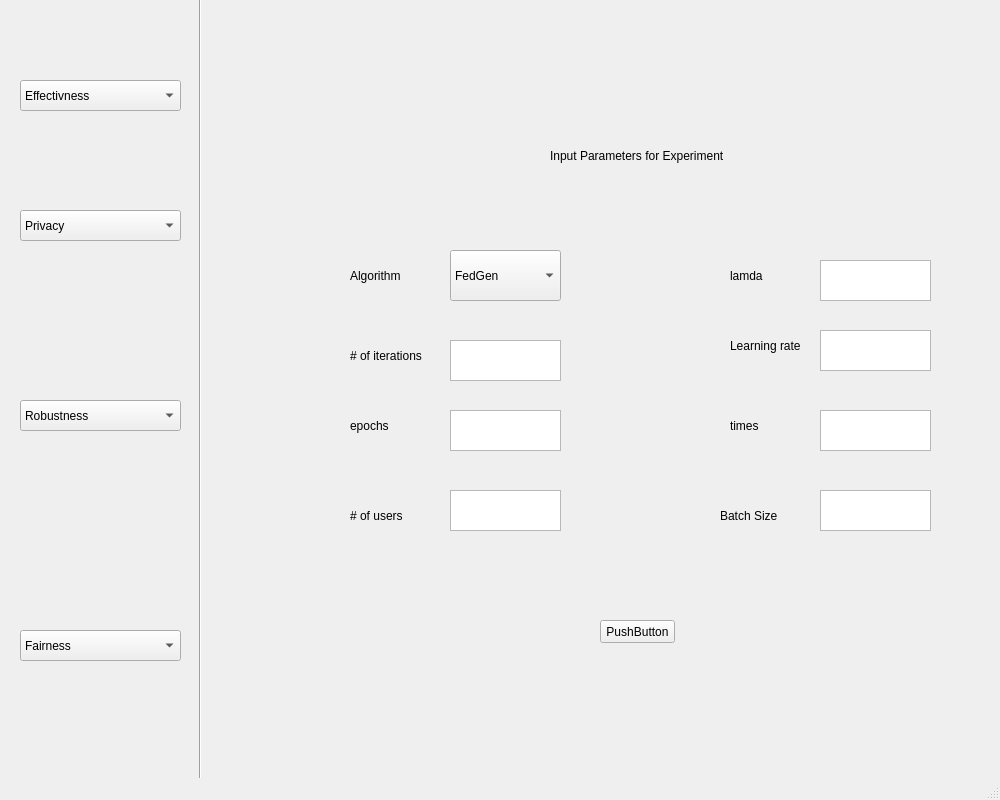
<?xml version="1.0" encoding="UTF-8"?>
<ui version="4.0">
 <class>MainWindow</class>
 <widget class="QMainWindow" name="MainWindow">
  <property name="geometry">
   <rect>
    <x>0</x>
    <y>0</y>
    <width>1000</width>
    <height>800</height>
   </rect>
  </property>
  <property name="minimumSize">
   <size>
    <width>1000</width>
    <height>800</height>
   </size>
  </property>
  <property name="maximumSize">
   <size>
    <width>1000</width>
    <height>800</height>
   </size>
  </property>
  <property name="windowTitle">
   <string>MainWindow</string>
  </property>
  <widget class="QWidget" name="centralwidget">
   <widget class="QWidget" name="widget_2" native="true">
    <property name="geometry">
     <rect>
      <x>0</x>
      <y>0</y>
      <width>191</width>
      <height>801</height>
     </rect>
    </property>
    <property name="styleSheet">
     <string notr="true">border-color: rgb(0, 0, 0);
border-width : 1.2px;</string>
    </property>
    <widget class="QComboBox" name="effectivenessBox">
     <property name="geometry">
      <rect>
       <x>20</x>
       <y>80</y>
       <width>161</width>
       <height>31</height>
      </rect>
     </property>
     <item>
      <property name="text">
       <string>Effectivness</string>
      </property>
     </item>
     <item>
      <property name="text">
       <string>Data-Free Knowledge</string>
      </property>
     </item>
    </widget>
    <widget class="QComboBox" name="privacyBox">
     <property name="geometry">
      <rect>
       <x>20</x>
       <y>210</y>
       <width>161</width>
       <height>31</height>
      </rect>
     </property>
     <item>
      <property name="text">
       <string>Privacy</string>
      </property>
     </item>
     <item>
      <property name="text">
       <string>Inverting Gradients</string>
      </property>
     </item>
    </widget>
    <widget class="QComboBox" name="robustnessBox">
     <property name="geometry">
      <rect>
       <x>20</x>
       <y>400</y>
       <width>161</width>
       <height>31</height>
      </rect>
     </property>
     <item>
      <property name="text">
       <string>Robustness</string>
      </property>
     </item>
     <item>
      <property name="text">
       <string>Backdoor Attacks</string>
      </property>
     </item>
     <item>
      <property name="text">
       <string>Data Poisoning Attacks</string>
      </property>
     </item>
     <item>
      <property name="text">
       <string>Model Poisoning Attacks</string>
      </property>
     </item>
     <item>
      <property name="text">
       <string>Byzantine Attacks</string>
      </property>
     </item>
     <item>
      <property name="text">
       <string>Free-rider Attacks</string>
      </property>
     </item>
     <item>
      <property name="text">
       <string>Inference Attacks</string>
      </property>
     </item>
     <item>
      <property name="text">
       <string>Byzantine Robustness</string>
      </property>
     </item>
     <item>
      <property name="text">
       <string>Sybil Robustness</string>
      </property>
     </item>
     <item>
      <property name="text">
       <string>Certified Robustness</string>
      </property>
     </item>
    </widget>
    <widget class="QComboBox" name="fairnessBox">
     <property name="geometry">
      <rect>
       <x>20</x>
       <y>630</y>
       <width>161</width>
       <height>31</height>
      </rect>
     </property>
     <item>
      <property name="text">
       <string>Fairness</string>
      </property>
     </item>
     <item>
      <property name="text">
       <string>Fair Averaging</string>
      </property>
     </item>
    </widget>
   </widget>
   <widget class="QStackedWidget" name="stackedWidget">
    <property name="geometry">
     <rect>
      <x>210</x>
      <y>0</y>
      <width>871</width>
      <height>791</height>
     </rect>
    </property>
    <property name="styleSheet">
     <string notr="true">b</string>
    </property>
    <property name="currentIndex">
     <number>2</number>
    </property>
    <widget class="QWidget" name="home_page">
     <widget class="QLabel" name="label_9">
      <property name="geometry">
       <rect>
        <x>60</x>
        <y>280</y>
        <width>711</width>
        <height>91</height>
       </rect>
      </property>
      <property name="font">
       <font>
        <pointsize>26</pointsize>
       </font>
      </property>
      <property name="text">
       <string>Welcome to Trustworthy Federated Learning!</string>
      </property>
     </widget>
     <widget class="QLabel" name="label_8">
      <property name="geometry">
       <rect>
        <x>60</x>
        <y>370</y>
        <width>681</width>
        <height>81</height>
       </rect>
      </property>
      <property name="font">
       <font>
        <pointsize>12</pointsize>
       </font>
      </property>
      <property name="text">
       <string>To get started, please choose one of the experiements from the dropdown lists to the left!</string>
      </property>
      <property name="textFormat">
       <enum>Qt::RichText</enum>
      </property>
      <property name="alignment">
       <set>Qt::AlignCenter</set>
      </property>
      <property name="wordWrap">
       <bool>true</bool>
      </property>
     </widget>
    </widget>
    <widget class="QWidget" name="effectivenessPage">
     <widget class="QLabel" name="title">
      <property name="geometry">
       <rect>
        <x>210</x>
        <y>70</y>
        <width>631</width>
        <height>101</height>
       </rect>
      </property>
      <property name="font">
       <font>
        <pointsize>24</pointsize>
       </font>
      </property>
      <property name="text">
       <string>Generate Dataset (MNIST OR EMNIST)</string>
      </property>
     </widget>
     <widget class="QComboBox" name="eff_dataset_combobox">
      <property name="geometry">
       <rect>
        <x>220</x>
        <y>320</y>
        <width>121</width>
        <height>41</height>
       </rect>
      </property>
      <property name="font">
       <font>
        <pointsize>12</pointsize>
       </font>
      </property>
      <item>
       <property name="text">
        <string>MNIST</string>
       </property>
      </item>
      <item>
       <property name="text">
        <string>EMNIST</string>
       </property>
      </item>
     </widget>
     <widget class="QLineEdit" name="ratio_line">
      <property name="geometry">
       <rect>
        <x>220</x>
        <y>460</y>
        <width>121</width>
        <height>41</height>
       </rect>
      </property>
      <property name="font">
       <font>
        <pointsize>12</pointsize>
       </font>
      </property>
      <property name="text">
       <string/>
      </property>
     </widget>
     <widget class="QLabel" name="dataset_label">
      <property name="geometry">
       <rect>
        <x>140</x>
        <y>320</y>
        <width>61</width>
        <height>41</height>
       </rect>
      </property>
      <property name="font">
       <font>
        <pointsize>12</pointsize>
       </font>
      </property>
      <property name="text">
       <string>Dataset</string>
      </property>
     </widget>
     <widget class="QLabel" name="SamplingRatio_label">
      <property name="geometry">
       <rect>
        <x>90</x>
        <y>460</y>
        <width>131</width>
        <height>41</height>
       </rect>
      </property>
      <property name="font">
       <font>
        <pointsize>12</pointsize>
       </font>
      </property>
      <property name="text">
       <string>Sampling Ratio</string>
      </property>
     </widget>
     <widget class="QLabel" name="alpha_label">
      <property name="geometry">
       <rect>
        <x>530</x>
        <y>320</y>
        <width>51</width>
        <height>31</height>
       </rect>
      </property>
      <property name="font">
       <font>
        <pointsize>12</pointsize>
       </font>
      </property>
      <property name="text">
       <string>Alpha</string>
      </property>
     </widget>
     <widget class="QLineEdit" name="alpha_line">
      <property name="geometry">
       <rect>
        <x>610</x>
        <y>320</y>
        <width>121</width>
        <height>41</height>
       </rect>
      </property>
      <property name="font">
       <font>
        <pointsize>12</pointsize>
       </font>
      </property>
      <property name="text">
       <string/>
      </property>
     </widget>
     <widget class="QLabel" name="clients_label">
      <property name="geometry">
       <rect>
        <x>510</x>
        <y>460</y>
        <width>91</width>
        <height>41</height>
       </rect>
      </property>
      <property name="font">
       <font>
        <pointsize>12</pointsize>
       </font>
      </property>
      <property name="text">
       <string># of Clients</string>
      </property>
     </widget>
     <widget class="QLineEdit" name="client_line">
      <property name="geometry">
       <rect>
        <x>610</x>
        <y>460</y>
        <width>121</width>
        <height>41</height>
       </rect>
      </property>
      <property name="font">
       <font>
        <pointsize>12</pointsize>
       </font>
      </property>
      <property name="text">
       <string/>
      </property>
     </widget>
     <widget class="QPushButton" name="pushButton">
      <property name="geometry">
       <rect>
        <x>340</x>
        <y>590</y>
        <width>261</width>
        <height>71</height>
       </rect>
      </property>
      <property name="font">
       <font>
        <pointsize>16</pointsize>
       </font>
      </property>
      <property name="text">
       <string>Generate Dataset</string>
      </property>
     </widget>
     <widget class="QLabel" name="updateLabel">
      <property name="geometry">
       <rect>
        <x>310</x>
        <y>230</y>
        <width>271</width>
        <height>41</height>
       </rect>
      </property>
      <property name="font">
       <font>
        <pointsize>12</pointsize>
       </font>
      </property>
      <property name="text">
       <string/>
      </property>
      <property name="alignment">
       <set>Qt::AlignCenter</set>
      </property>
     </widget>
     <widget class="QPushButton" name="back_btn">
      <property name="geometry">
       <rect>
        <x>20</x>
        <y>20</y>
        <width>81</width>
        <height>41</height>
       </rect>
      </property>
      <property name="text">
       <string>Back</string>
      </property>
     </widget>
     <widget class="QLabel" name="updateLabel_2">
      <property name="geometry">
       <rect>
        <x>280</x>
        <y>180</y>
        <width>321</width>
        <height>41</height>
       </rect>
      </property>
      <property name="font">
       <font>
        <pointsize>12</pointsize>
       </font>
      </property>
      <property name="text">
       <string/>
      </property>
      <property name="alignment">
       <set>Qt::AlignCenter</set>
      </property>
     </widget>
    </widget>
    <widget class="QWidget" name="effectivenessRunSetup">
     <widget class="QPushButton" name="pushButton_2">
      <property name="geometry">
       <rect>
        <x>390</x>
        <y>620</y>
        <width>75</width>
        <height>23</height>
       </rect>
      </property>
      <property name="text">
       <string>PushButton</string>
      </property>
     </widget>
     <widget class="QLabel" name="iterations_label">
      <property name="geometry">
       <rect>
        <x>140</x>
        <y>340</y>
        <width>101</width>
        <height>31</height>
       </rect>
      </property>
      <property name="text">
       <string># of iterations</string>
      </property>
     </widget>
     <widget class="QLabel" name="label_10">
      <property name="geometry">
       <rect>
        <x>140</x>
        <y>500</y>
        <width>81</width>
        <height>31</height>
       </rect>
      </property>
      <property name="text">
       <string># of users</string>
      </property>
     </widget>
     <widget class="QLabel" name="label_11">
      <property name="geometry">
       <rect>
        <x>140</x>
        <y>410</y>
        <width>81</width>
        <height>31</height>
       </rect>
      </property>
      <property name="text">
       <string>epochs</string>
      </property>
     </widget>
     <widget class="QLabel" name="label_12">
      <property name="geometry">
       <rect>
        <x>520</x>
        <y>260</y>
        <width>81</width>
        <height>31</height>
       </rect>
      </property>
      <property name="text">
       <string>lamda</string>
      </property>
     </widget>
     <widget class="QLabel" name="label_13">
      <property name="geometry">
       <rect>
        <x>520</x>
        <y>330</y>
        <width>81</width>
        <height>31</height>
       </rect>
      </property>
      <property name="text">
       <string>Learning rate</string>
      </property>
     </widget>
     <widget class="QLabel" name="fedAlgoLabel">
      <property name="geometry">
       <rect>
        <x>140</x>
        <y>260</y>
        <width>81</width>
        <height>31</height>
       </rect>
      </property>
      <property name="text">
       <string>Algorithm</string>
      </property>
     </widget>
     <widget class="QLabel" name="label_16">
      <property name="geometry">
       <rect>
        <x>340</x>
        <y>120</y>
        <width>241</width>
        <height>71</height>
       </rect>
      </property>
      <property name="text">
       <string>Input Parameters for Experiment</string>
      </property>
     </widget>
     <widget class="QLabel" name="label_17">
      <property name="geometry">
       <rect>
        <x>520</x>
        <y>410</y>
        <width>81</width>
        <height>31</height>
       </rect>
      </property>
      <property name="text">
       <string>times</string>
      </property>
     </widget>
     <widget class="QLabel" name="batchSizeLabel">
      <property name="geometry">
       <rect>
        <x>510</x>
        <y>500</y>
        <width>81</width>
        <height>31</height>
       </rect>
      </property>
      <property name="text">
       <string>Batch Size</string>
      </property>
     </widget>
     <widget class="QTextEdit" name="textEdit">
      <property name="geometry">
       <rect>
        <x>610</x>
        <y>490</y>
        <width>111</width>
        <height>41</height>
       </rect>
      </property>
     </widget>
     <widget class="QTextEdit" name="textEdit_2">
      <property name="geometry">
       <rect>
        <x>240</x>
        <y>340</y>
        <width>111</width>
        <height>41</height>
       </rect>
      </property>
     </widget>
     <widget class="QTextEdit" name="textEdit_3">
      <property name="geometry">
       <rect>
        <x>240</x>
        <y>410</y>
        <width>111</width>
        <height>41</height>
       </rect>
      </property>
     </widget>
     <widget class="QTextEdit" name="textEdit_4">
      <property name="geometry">
       <rect>
        <x>240</x>
        <y>490</y>
        <width>111</width>
        <height>41</height>
       </rect>
      </property>
     </widget>
     <widget class="QTextEdit" name="textEdit_5">
      <property name="geometry">
       <rect>
        <x>610</x>
        <y>260</y>
        <width>111</width>
        <height>41</height>
       </rect>
      </property>
     </widget>
     <widget class="QTextEdit" name="textEdit_6">
      <property name="geometry">
       <rect>
        <x>610</x>
        <y>330</y>
        <width>111</width>
        <height>41</height>
       </rect>
      </property>
     </widget>
     <widget class="QTextEdit" name="textEdit_7">
      <property name="geometry">
       <rect>
        <x>610</x>
        <y>410</y>
        <width>111</width>
        <height>41</height>
       </rect>
      </property>
     </widget>
     <widget class="QComboBox" name="fedAlgoText">
      <property name="geometry">
       <rect>
        <x>240</x>
        <y>250</y>
        <width>111</width>
        <height>51</height>
       </rect>
      </property>
      <item>
       <property name="text">
        <string>FedGen</string>
       </property>
      </item>
      <item>
       <property name="text">
        <string>FedAvg</string>
       </property>
      </item>
      <item>
       <property name="text">
        <string>FedProx</string>
       </property>
      </item>
      <item>
       <property name="text">
        <string>FedDistill</string>
       </property>
      </item>
     </widget>
    </widget>
    <widget class="QWidget" name="effRunPage">
     <widget class="QProgressBar" name="progressBar">
      <property name="geometry">
       <rect>
        <x>50</x>
        <y>200</y>
        <width>701</width>
        <height>61</height>
       </rect>
      </property>
      <property name="value">
       <number>24</number>
      </property>
     </widget>
     <widget class="QLabel" name="label_2">
      <property name="geometry">
       <rect>
        <x>420</x>
        <y>200</y>
        <width>91</width>
        <height>51</height>
       </rect>
      </property>
      <property name="font">
       <font>
        <pointsize>18</pointsize>
       </font>
      </property>
      <property name="text">
       <string>0%</string>
      </property>
     </widget>
     <widget class="QLabel" name="label_3">
      <property name="geometry">
       <rect>
        <x>240</x>
        <y>360</y>
        <width>131</width>
        <height>81</height>
       </rect>
      </property>
      <property name="text">
       <string>Average Global Accuracy</string>
      </property>
     </widget>
     <widget class="QLabel" name="label_4">
      <property name="geometry">
       <rect>
        <x>240</x>
        <y>500</y>
        <width>131</width>
        <height>81</height>
       </rect>
      </property>
      <property name="text">
       <string>Average Global Loss</string>
      </property>
     </widget>
     <widget class="QLabel" name="label_5">
      <property name="geometry">
       <rect>
        <x>490</x>
        <y>360</y>
        <width>71</width>
        <height>91</height>
       </rect>
      </property>
      <property name="text">
       <string>TextLabel</string>
      </property>
     </widget>
     <widget class="QLabel" name="label_6">
      <property name="geometry">
       <rect>
        <x>500</x>
        <y>500</y>
        <width>101</width>
        <height>71</height>
       </rect>
      </property>
      <property name="text">
       <string>TextLabel</string>
      </property>
     </widget>
     <widget class="QLabel" name="label_7">
      <property name="geometry">
       <rect>
        <x>250</x>
        <y>60</y>
        <width>411</width>
        <height>101</height>
       </rect>
      </property>
      <property name="font">
       <font>
        <pointsize>20</pointsize>
       </font>
      </property>
      <property name="text">
       <string>Effectiveness Experiment</string>
      </property>
     </widget>
     <widget class="QPushButton" name="back_btn_2">
      <property name="geometry">
       <rect>
        <x>30</x>
        <y>20</y>
        <width>81</width>
        <height>41</height>
       </rect>
      </property>
      <property name="text">
       <string>Back</string>
      </property>
     </widget>
    </widget>
    <widget class="QWidget" name="privacypage"/>
    <widget class="QWidget" name="robustness_backdoor"/>
    <widget class="QWidget" name="fairnesspage"/>
   </widget>
   <widget class="Line" name="line">
    <property name="geometry">
     <rect>
      <x>190</x>
      <y>-10</y>
      <width>20</width>
      <height>791</height>
     </rect>
    </property>
    <property name="styleSheet">
     <string notr="true"/>
    </property>
    <property name="orientation">
     <enum>Qt::Vertical</enum>
    </property>
   </widget>
  </widget>
  <widget class="QMenuBar" name="menubar">
   <property name="geometry">
    <rect>
     <x>0</x>
     <y>0</y>
     <width>1000</width>
     <height>26</height>
    </rect>
   </property>
  </widget>
  <widget class="QStatusBar" name="statusbar"/>
 </widget>
 <resources/>
 <connections/>
</ui>
